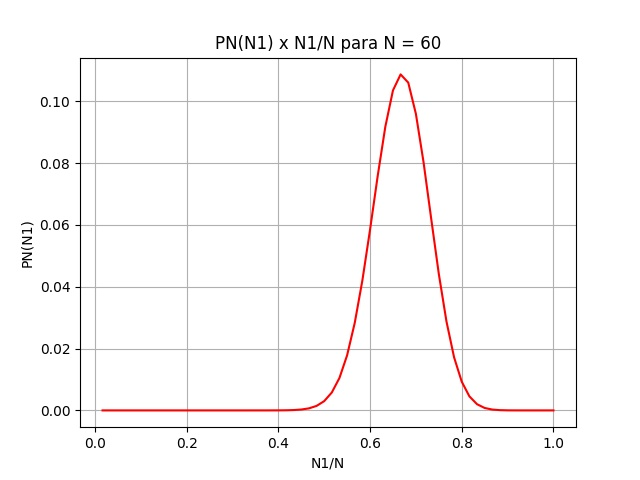

This figure's Python source:
import math as m
import numpy as np
import matplotlib
import matplotlib.pyplot as plt

N = 60
p = 2/3
q = 1/3

x = []
y = []

for i in range(N):
    n1 = i + 1
    n2 = N - n1
    x.append(n1/N)
    P = (m.factorial(N)/(m.factorial(n1)*m.factorial(n2)))*(p**n1)*(q**n2)
    y.append(P)

fig, ax = plt.subplots()
ax.plot(x,y, color='red')

ax.set(xlabel='N1/N', ylabel='PN(N1)', title='PN(N1) x N1/N para N = 60')
ax.grid()

fig.savefig("PxN1.jpg")
plt.show()
